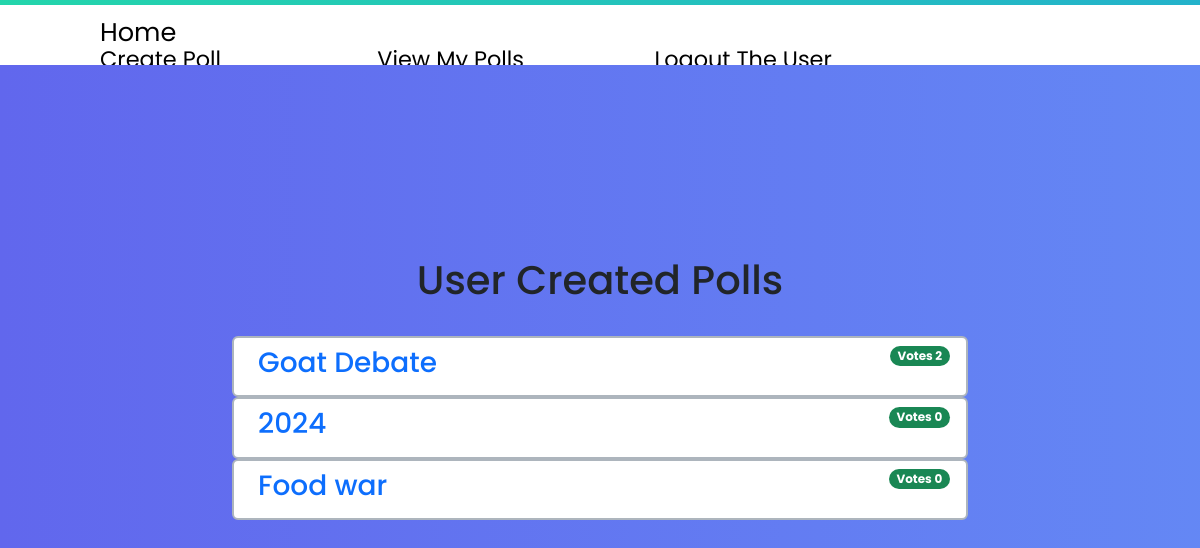
The app's page /poll/my-polls/ (signed in), older data.
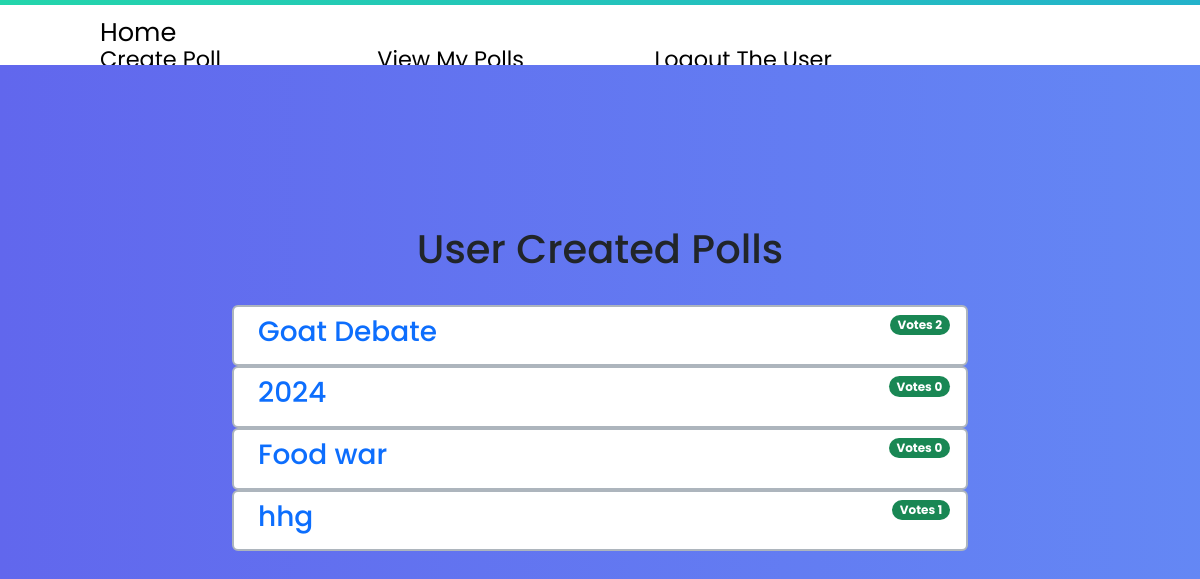
The same page, newer data.
### mainPoll/models.py (models this page shows, shortened)
class Poll(models.Model):
    id = models.CharField(
        primary_key=True, editable=False, max_length=50)
    name = models.CharField(max_length=100, null=False, blank=False)
    owner = models.ForeignKey(
        User, blank=True, null=True, on_delete=models.CASCADE)
    total_votes = models.IntegerField(default=0)

### mainPoll/views.py (the view)
# urls.py: path('my-polls/', views.myPolls, name="my-polls")
@login_required(login_url='login-user')
def myPolls(request):
    userPolls = Poll.objects.filter(owner=request.user)
    if userPolls.exists():
        context = {'userPolls': userPolls}
        return render(request, 'mainPoll/my_polls.html', context)
    else:
        messages.warning(request, 'No Polls found created by this user')
        return redirect('home')

### mainPoll/templates/mainPoll/my_polls.html (shortened to what this page needs)
{% extends 'main.html' %}
{% block content %}
<link rel="stylesheet" href="https://cdn.jsdelivr.net/npm/bootstrap@5.3.0/dist/css/bootstrap.min.css">
<div class="container">
    <div class="d-flex justify-content-center">
        <h1>User Created Polls</h1>
    </div>
    <div class="row justify-content-center py-4">
        <div class="col-8">
            <div class="list-group list-group">
                {% for poll in userPolls %}
                <div class="list-group-item d-flex justify-content-between
                            align-items-start pollListOpt border border-dark-subtle
                            border-2 rounded">
                    <a href="{% url 'poll' poll.id %}" class="ms-2 me-auto">
                        <div class="fw-bold">
                            <h3> {{poll.name}}
                            </h3>
                        </div>
                    </a>
                    <span class="badge bg-success rounded-pill">
                        Votes {{poll.total_votes}}
                    </span>
                </div>
                {% endfor %}
            </div>
        </div>
    </div>
</div>
{% endblock %}

### templates/main.html (shortened to what this page needs)
<!DOCTYPE html>
{% load static %}
<html lang="en">
<head>
    <link rel="stylesheet"
        href="https://cdnjs.cloudflare.com/ajax/libs/material-design-iconic-font/2.2.0/css/material-design-iconic-font.min.css">
    <link rel="stylesheet" href="{% static 'css/style.css' %}">
    <link rel="stylesheet" href="{% static 'css/loader.css' %}">
    <link rel="stylesheet" href="{% static 'css/index.css' %}">
    <link rel="stylesheet" href="{% static 'uikit/styles/modules/_alert.css'%}">
    <link rel="stylesheet" href="{% static 'alerts/css/bootstrap.min.css' %}">
</head>
<body>
    {% include 'navbar.html' %}
    {% block content %}
    {% endblock content %}
</body>
</html>

### templates/navbar.html (shortened to what this page needs)
<div class="nav-wrapper">
    <div class="grad-bar"></div>
    <nav class="navbar">
        <a href="/">
            Home
        </a>
        <ul class="nav no-search">
            <li class="nav-item"><a href="{% url 'create-poll' %}">Create Poll</a></li>
            {% if user.is_authenticated %}
            <li class="nav-item"><a href="{% url 'my-polls' %}">View My Polls</a></li>
            <li class="nav-item"><a href="{% url 'logout-user' %}">Logout The User</a></li>
            {% else %}
            <li class="nav-item"><a href="{% url 'login-user' %}">Login/Signup</a></li>
            {% endif %}
            <i class="fas fa-search" id="search-icon"></i>
        </ul>
    </nav>
</div>

### static/css/style.css (style rules this page uses)
* { margin: 0; padding: 0; box-sizing: border-box; font-family: 'Poppins', sans-serif; }
body { display: flex; align-items: center; justify-content: center; min-height: 100vh; background: #6665ee; }

### static/css/loader.css (style rules this page uses)
body { display: flex; flex-direction: column; align-items: center; background: #282a37; }

### static/css/index.css (style rules this page uses)
* { margin: 0; padding: 0; box-sizing: border-box; font-family: "Poppins", sans-serif; }
body { background: linear-gradient(90deg, #6167ed, #6592f7, #67ace0, #65dff7); background-size: 400% 400%; -webkit-animation: gradbar 15s ease infinite; -moz-animation: gradbar 15s ease infinite; animation: gradbar 15s ease infinite; }
h1, p { color: #fff; text-align: center; line-height: 1.4; }
h1 { font-size: 3.2rem; }
.nav-wrapper { width: 100%; position: -webkit-sticky; position: absolute; top: 0; background-color: #fff; }
.grad-bar { width: 100%; height: 5px; background: linear-gradient(-45deg, #ee7752, #e73c7e, #23a6d5, #23d5ab); background-size: 400% 400%; -webkit-animation: gradbar 15s ease infinite; -moz-animation: gradbar 15s ease infinite; animation: gradbar 15s ease infinite; }
.navbar { display: grid; grid-template-columns: 1fr 3fr; align-items: center; height: 60px; overflow: hidden; }
.navbar a { height: 30px; width: auto; justify-self: start; margin-left: 100px; }
.navbar a { color: #000; font-size: 1.6rem; font-weight: 400; text-decoration: none; transition: color 0.3s ease-out; }
.navbar ul { list-style: none; display: grid; grid-template-columns: repeat(4, 1fr); justify-self: end; }
.nav-item a { color: #000; font-size: 1.4rem; font-weight: 400; text-decoration: none; transition: color 0.3s ease-out; }
#search-icon { font-size: 0.9rem; margin-top: 3px; margin-left: 15px; transition: color 0.3s ease-out; }
.no-search { transform: translate(0); transition: transform 0.7s ease-in-out; }

### mainPoll/templates/mainPoll/my_polls.html (style rules this page uses)
.ms-2, .ms-2:hover { text-decoration: none; }

Row changes from the older to the newer data that the page shows:
added Poll: name "hhg", total_votes "1"
